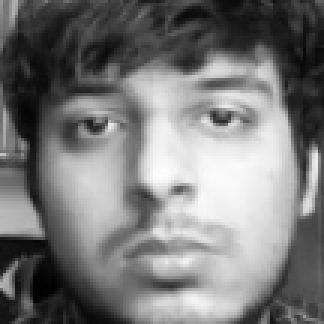
#> input picture TestCase1/dataset/11772402_0.jpg, 108 x 108 px, given in place of the camera (shown 3 times larger)
$ python 01_dataset.py --cascade haarcascade_frontalface_default.xml --output out
#> lines starting #> are read from the running program, lines starting #| are printed output that depends on the picture
from imutils.video import VideoStream
import argparse
import imutils
import time
import cv2
import os

ap=argparse.ArgumentParser()
ap.add_argument("-c", "--cascade", required=True,
	help = "path to where the face cascade resides")

ap.add_argument("-o", "--output" , required=True,
	help="path to output directory")

args = vars(ap.parse_args())


detector = cv2.CascadeClassifier(args["cascade"])

print("[INFO] starting vide....")
#vs = VideoStream(src=0).start()
vs = VideoStream(usePiCamera=True).start()
time.sleep(2.0)
total =0

while True:
	frame=vs.read()
#> frame is the input picture: shape (108, 108, 3); min 0, max 255, mean 121.4
	orig=frame.copy()
	frame=imutils.resize(frame,width=400)
#> frame: shape (400, 400, 3)

	rects = detector.detectMultiScale(
		cv2.cvtColor(frame, cv2.COLOR_BGR2GRAY), scaleFactor=1.1,
		minNeighbors=5, minSize=(30,30))
#> rects = [[27, 29, 352, 352]]

	for(x,y,w,h) in rects:
		cv2.rectangle(frame,(x,y),(x+w,y+h),(0,255,0),2)

		cv2.imshow("Frame", frame)
		key = cv2.waitKey(1) & 0xFF
#> this loop made 1 pass; (key Esc is pressed on pass 1)
#> pass 1, `cv2.imshow("Frame", frame)`:
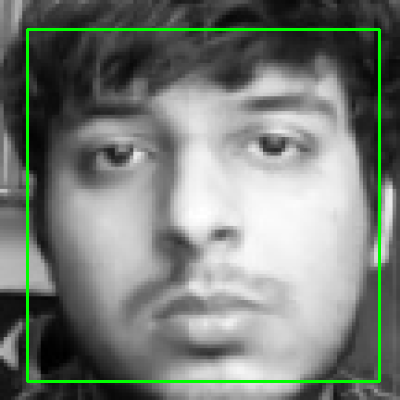
#> window 'Frame': shape (400, 400, 3); mean B, G, R 119.3, 126.1, 119.3

$ run again, on TestCase1/dataset/11772402_11.jpg
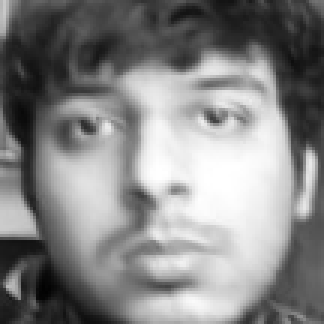
#> input picture TestCase1/dataset/11772402_11.jpg, 108 x 108 px, given in place of the camera (shown 3 times larger)
#> frame is the input picture: shape (108, 108, 3); min 2, max 255, mean 133.2
#> frame: shape (400, 400, 3)
#> rects = [[44, 120, 96, 96], [20, 22, 347, 347]]
#> the loop `for(x,y,w,h) in rects:` made 2 passes; (key Esc is pressed on pass 1)
#> pass 1, `cv2.imshow("Frame", frame)`:
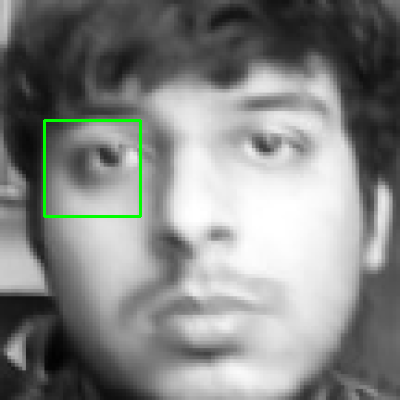
#> window 'Frame': shape (400, 400, 3); mean B, G, R 132.2, 134, 132.2
#> pass 2, `cv2.imshow("Frame", frame)`:
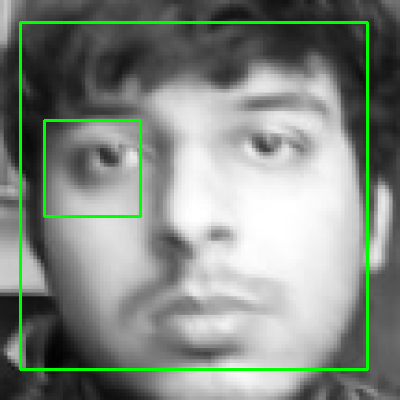
#> window 'Frame': shape (400, 400, 3); mean B, G, R 130, 138.4, 130
